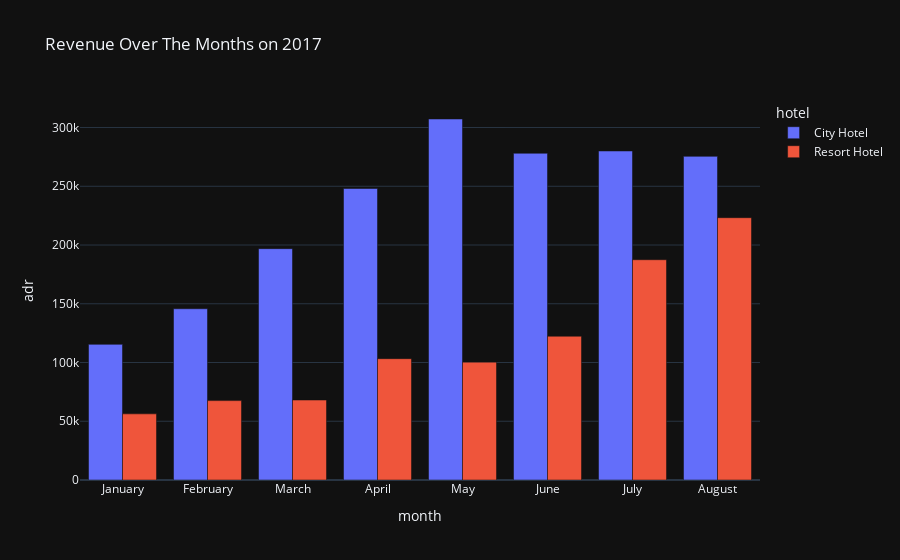

The notebook cell saved with this chart:
### Markdown cell above
<p style = "font-size : 25px; color : #cfcfcf ; font-family : 'Times New Roman'; text-align : center; border-radius: 5px 5px;">
<strong>Revenue Over The Months on 2017</strong></p>

### Code cell
px.bar(rev2017 , x='month', y='adr', color='hotel', barmode='group', title='Revenue Over The Months on 2017', template='plotly_dark')

### Figure 1 — Plotly figure (JSON) as saved in the notebook; plotly's stock layout.template omitted (floating-point values rounded to 4 significant figures)
{"data": [{"alignmentgroup": "True", "hovertemplate": "hotel=City Hotel<br>month=%{x}<br>adr=%{y}<extra></extra>", "legendgroup": "City Hotel", "marker": {"color": "#636efa", "pattern": {"shape": ""}}, "name": "City Hotel", "offsetgroup": "City Hotel", "orientation": "v", "showlegend": true, "textposition": "auto", "type": "bar", "x": ["January", "February", "March", "April", "May", "June", "July", "August"], "xaxis": "x", "y": [115400.0, 145800.0, 196900.0, 248100.0, 307300.0, 278100.0, 280000.0, 275500.0], "yaxis": "y"}, {"alignmentgroup": "True", "hovertemplate": "hotel=Resort Hotel<br>month=%{x}<br>adr=%{y}<extra></extra>", "legendgroup": "Resort Hotel", "marker": {"color": "#EF553B", "pattern": {"shape": ""}}, "name": "Resort Hotel", "offsetgroup": "Resort Hotel", "orientation": "v", "showlegend": true, "textposition": "auto", "type": "bar", "x": ["January", "February", "March", "April", "May", "June", "July", "August"], "xaxis": "x", "y": [56290.0, 67570.0, 68060.0, 103300.0, 100300.0, 122400.0, 187500.0, 223300.0], "yaxis": "y"}], "layout": {"barmode": "group", "legend": {"title": {"text": "hotel"}, "tracegroupgap": 0}, "title": {"text": "Revenue Over The Months on 2017"}, "xaxis": {"anchor": "y", "domain": [0, 1], "title": {"text": "month"}}, "yaxis": {"anchor": "x", "domain": [0, 1], "title": {"text": "adr"}}}}
